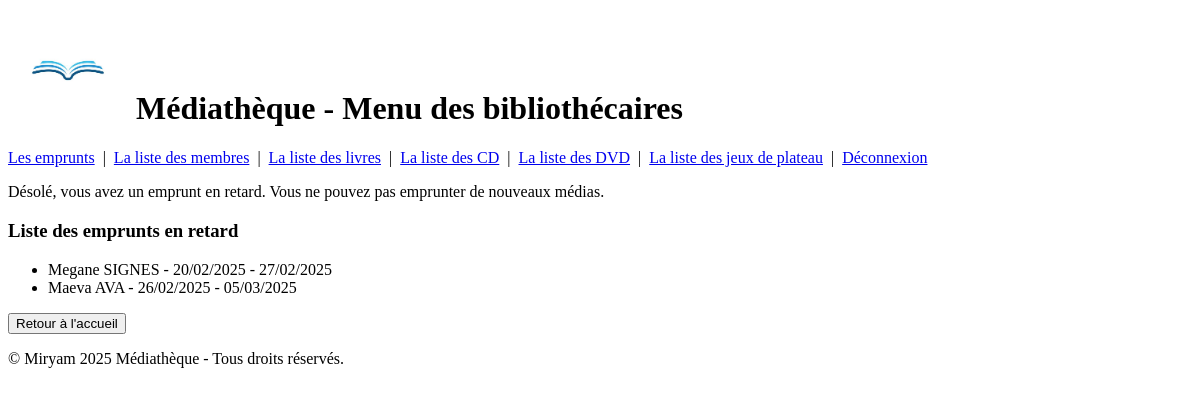
The app's page /emprunt_en_retard/, older data.
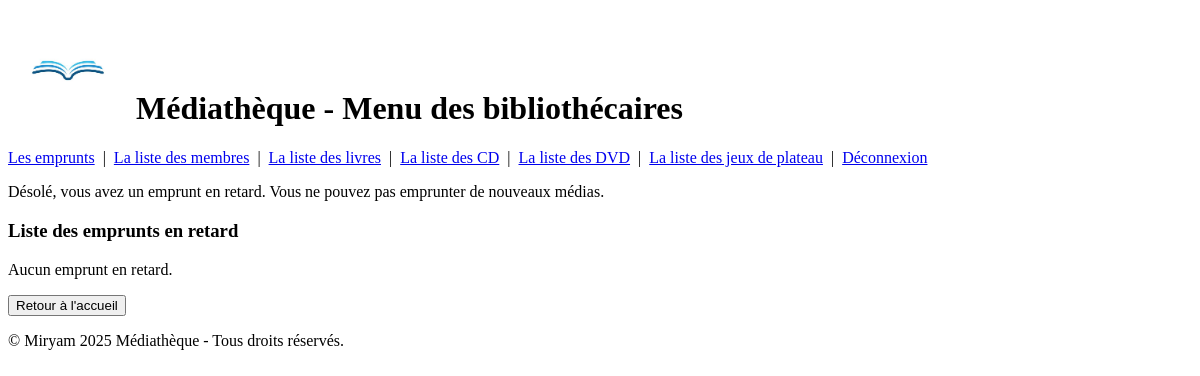
The same page, newer data.
### app_bibliothecaire/models.py (models this page shows, shortened)
class Emprunt(models.Model):
    membre = models.ForeignKey(Membre, on_delete=models.CASCADE, related_name="emprunts")
    media_type = models.CharField(max_length=10, choices=[
        ('livre', 'Livre'),
        ('dvd', 'DVD'),
        ('cd', 'CD'),
    ])
    media_id = models.PositiveIntegerField()
    date_emprunt = models.DateTimeField(default=timezone.now)
    date_retour = models.DateTimeField(default=date_retour_defaut, null=True, blank=True)
    objects = models.Manager()

class Membre(models.Model):
    nom = models.CharField(max_length=100)
    email = models.EmailField(unique=True, blank=True, null=True)
    bloque = models.BooleanField(default=False)  # Empêche d'emprunter en cas de problème
    objects = models.Manager()

### app_bibliothecaire/views.py (the view)
# urls.py: path('emprunt_en_retard/', views.emprunts_en_retard, name='emprunts_en_retard'),
def emprunts_en_retard(request):
    emprunts = Emprunt.objects.filter(date_retour__lt=timezone.now())
    return render(request, 'page_des_emprunts_en_retard.html', {'emprunts': emprunts})

### app_bibliothecaire/templates/page_des_emprunts_en_retard.html (shortened to what this page needs)
{% extends "base.html" %}
{% block content %}
    <p>
        Désolé, vous avez un emprunt en retard. Vous ne pouvez pas emprunter de nouveaux médias.
    </p>
    <h3>Liste des emprunts en retard</h3>
    {% if emprunts %}
        <ul>
            {% for emprunt in emprunts %}
            <li>
                {{ emprunt.membre.nom }} - {{ emprunt.date_emprunt|date:"d/m/Y" }} -
                {{ emprunt.date_retour|date:"d/m/Y" }}
            </li>
            {% endfor %}
        </ul>
    {% else %}
        <p>Aucun emprunt en retard.</p>
    {% endif %}
    <a href="{% url 'liste_emprunts' %}">
        <button>Retour à l'accueil</button>
    </a>
{% endblock %}

Row changes from the older to the newer data that the page shows:
removed Emprunt: membre.nom "Megane SIGNES", date_emprunt "20/02/2025", date_retour "27/02/2025"
removed Emprunt: membre.nom "Maeva AVA", date_emprunt "26/02/2025", date_retour "05/03/2025"
Text that changed along with them:
text now shown: "Aucun emprunt en retard."
